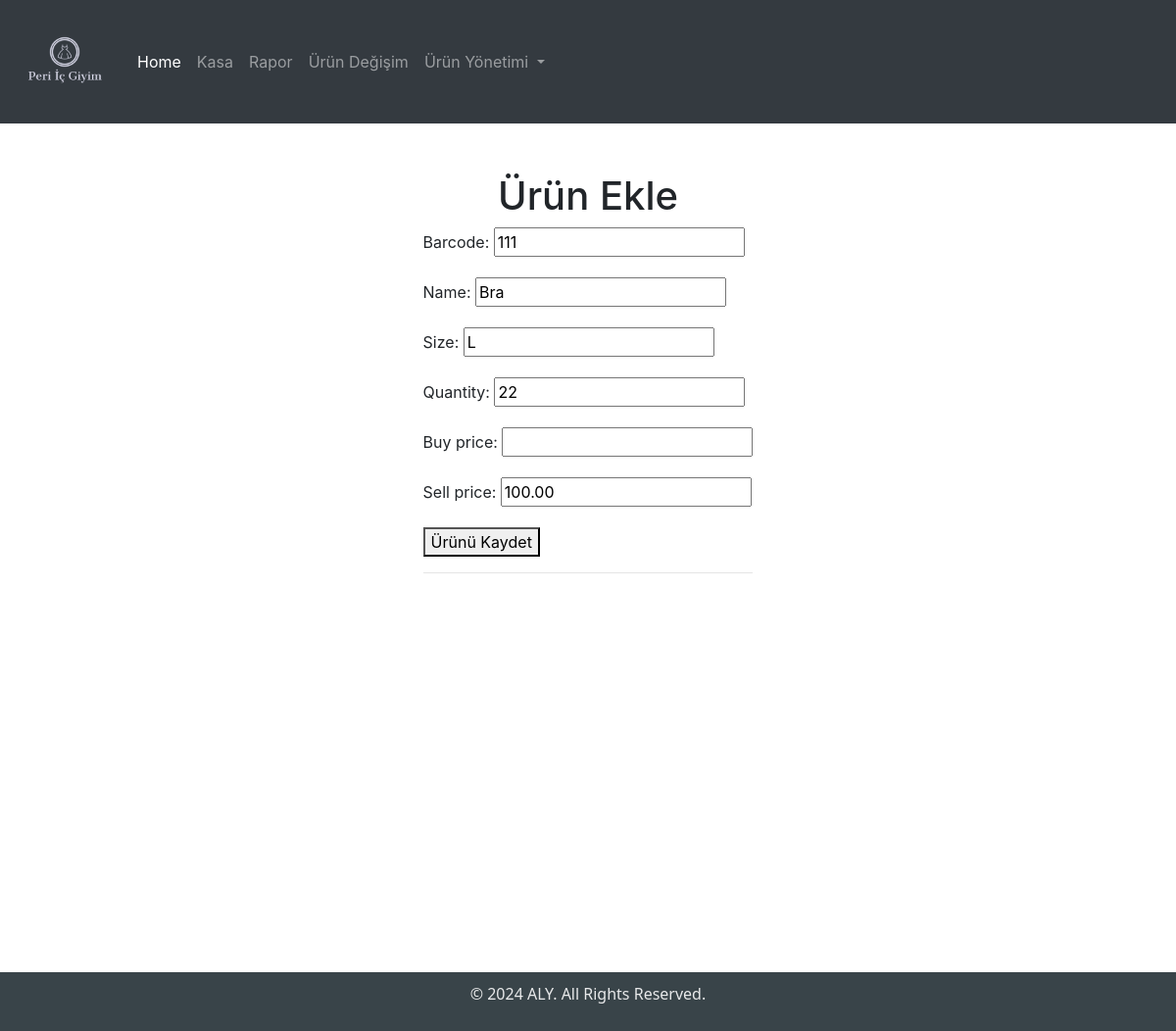
Before: /urun-edit/18/ (signed in) with the older database file.
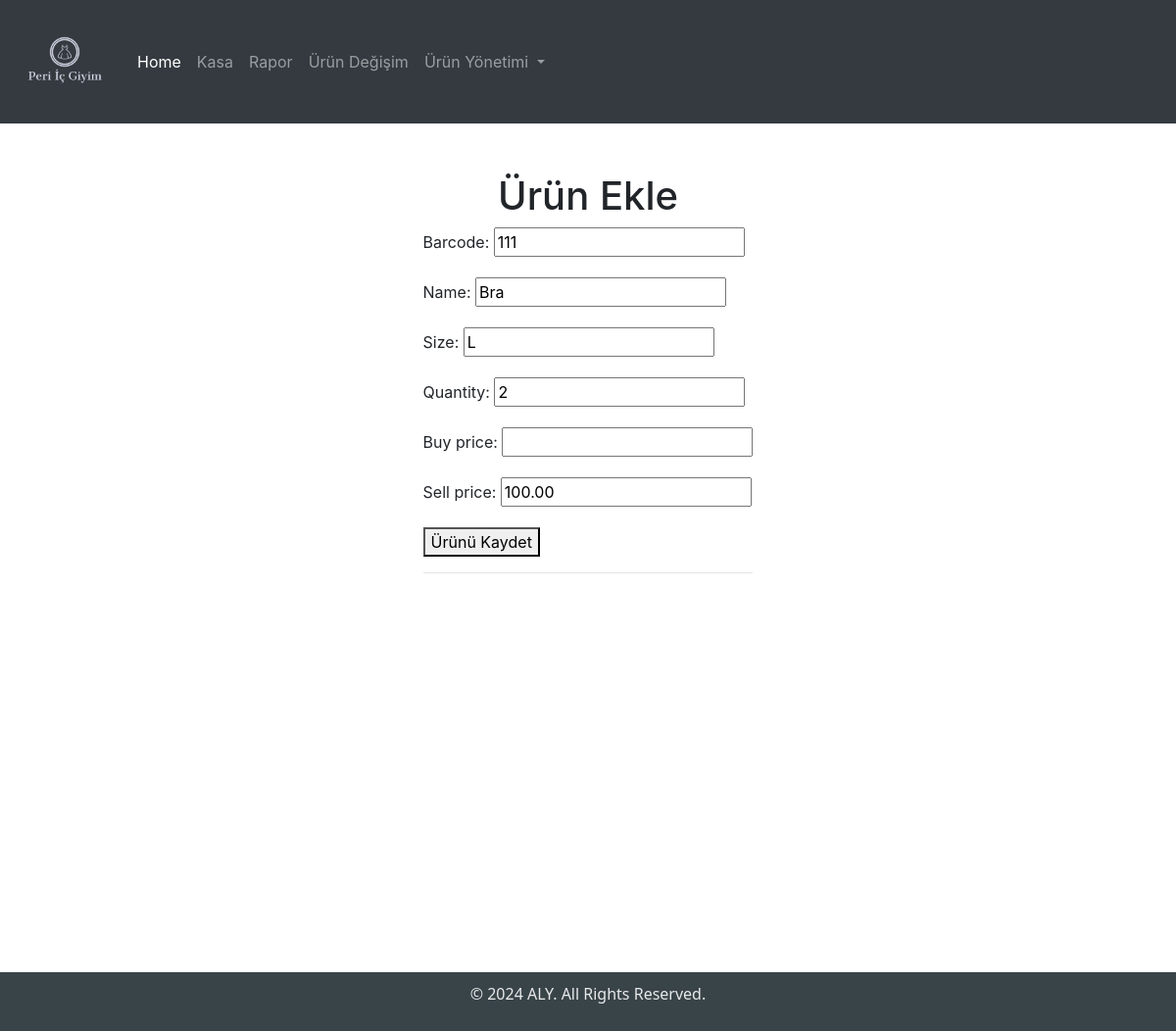
After: the same page with the newer database file.
### myapp/models.py (models this page shows, shortened)
class Item(models.Model):
    barcode = models.CharField(max_length=100, null=True, unique=True)
    name = models.CharField(max_length=100)
    size = models.CharField(max_length=10)
    quantity = models.IntegerField(null=True)
    buy_price = models.DecimalField(max_digits=10, decimal_places=2, null=True, blank=True)
    sell_price = models.DecimalField(max_digits=10, decimal_places=2, null=True)
    updated = models.DateTimeField(auto_now=True)
    created = models.DateTimeField(auto_now_add=True)
    class Meta:
        ordering = ['-updated', '-created']

### myapp/views.py (the view)
# urls.py: path("urun-edit/<str:pk>/", views.updateItem, name="urun_edit"),
@login_required
def updateItem(request, pk):
    item = Item.objects.get(id=pk)
    form = ItemForm(instance=item)
    if request.method == 'POST':
        form = ItemForm(request.POST, instance=item)
        if form.is_valid():
            form.save()
            return redirect('urun_listesi')
    context = {'form': form}
    return render(request, 'urun_ekle.html', context)

### myapp/forms.py
class ItemForm(ModelForm):
  class Meta:
    model = Item
    fields = '__all__'

### myapp/templates/urun_ekle.html (shortened to what this page needs)
{% extends "base.html" %} {% block content %}
{% load static %}
<link rel="stylesheet" href="{% static 'styles/urun_ekle.css' %}">
<div class="table">
  <h1>Ürün Ekle</h1>
  <div>
    <form id="productForm" method="POST" action="">
        {{form.as_p}}
        <button type="submit">Ürünü Kaydet</button>
        <hr>
    </form>
  </div>
</div>
{% endblock %}

Changed rows visible on the page:
changed Item "Bra": quantity "22" → "2"
